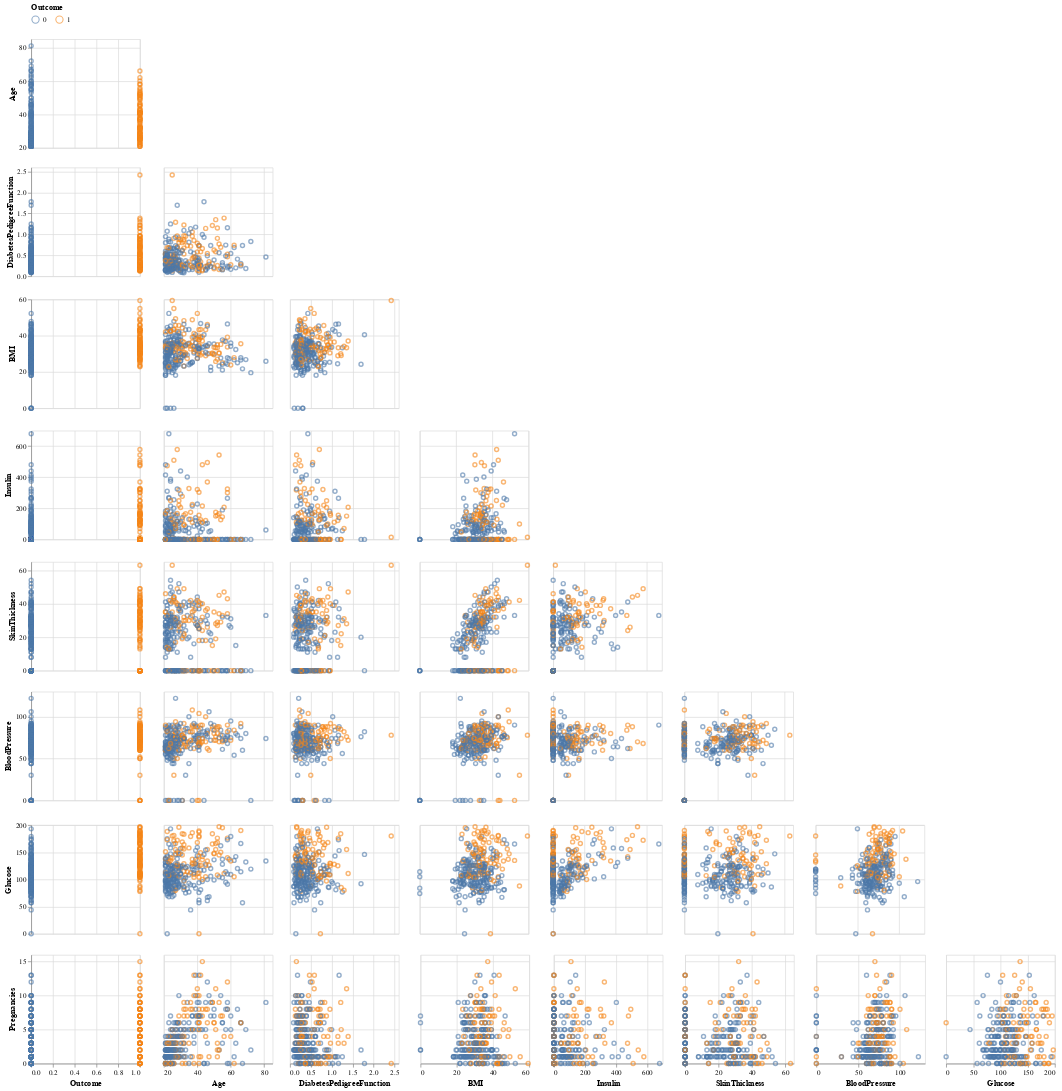

Write notebook code for a chart like this one.
### Markdown cell above
The graph above shows the correlation between all of the respective features. The main reasoning to analyze thi is to see if there is any multicollinearity between any of the features which is problamatic when conducting a Logistic Regression. We see that highest level of correlation is between Age and Pregnancies (0.53 by Pearson, and 0.59 via Spearman). Since this is below the threshold of 0.7 we can conclude that all feature coefficients are suitable and will not cause any multicollinearity in our model.

### Code cell
aly.pair(train_df[features].sample(300), color='Outcome:N')

### Figure 1 — Vega-Lite specification as saved in the notebook (floating-point values rounded to 4 significant figures; data arrays with more than 128 entries replaced by an {"elided": "..."} marker saying what was removed)
{"config": {"view": {"continuousWidth": 300, "continuousHeight": 300}}, "vconcat": [{"hconcat": [{"mark": {"type": "point"}, "encoding": {"color": {"condition": {"param": "param_2", "field": "Outcome", "legend": {"orient": "top"}, "type": "nominal"}, "value": "lightgrey"}, "opacity": {"condition": {"param": "param_3", "value": 0.6}, "value": 0.1}, "tooltip": {"field": "", "type": "quantitative"}, "x": {"axis": {"domain": false, "labels": false, "ticks": false, "title": ""}, "bin": false, "field": "Outcome", "scale": {"zero": false}, "type": "quantitative"}, "y": {"bin": false, "field": "Age", "scale": {"zero": false}, "type": "quantitative"}}, "height": 150, "name": "view_1", "width": 150}]}, {"hconcat": [{"mark": {"type": "point"}, "encoding": {"color": {"condition": {"param": "param_2", "field": "Outcome", "legend": {"orient": "top"}, "type": "nominal"}, "value": "lightgrey"}, "opacity": {"condition": {"param": "param_3", "value": 0.6}, "value": 0.1}, "tooltip": {"field": "", "type": "quantitative"}, "x": {"axis": {"domain": false, "labels": false, "ticks": false, "title": ""}, "bin": false, "field": "Outcome", "scale": {"zero": false}, "type": "quantitative"}, "y": {"bin": false, "field": "DiabetesPedigreeFunction", "scale": {"zero": false}, "type": "quantitative"}}, "height": 150, "name": "view_2", "width": 150}, {"mark": {"type": "point"}, "encoding": {"color": {"condition": {"param": "param_2", "field": "Outcome", "legend": {"orient": "top"}, "type": "nominal"}, "value": "lightgrey"}, "opacity": {"condition": {"param": "param_3", "value": 0.6}, "value": 0.1}, "tooltip": {"field": "", "type": "quantitative"}, "x": {"axis": {"domain": false, "labels": false, "ticks": false, "title": ""}, "bin": false, "field": "Age", "scale": {"zero": false}, "type": "quantitative"}, "y": {"axis": {"domain": false, "labels": false, "ticks": false, "title": ""}, "bin": false, "field": "DiabetesPedigreeFunction", "scale": {"zero": false}, "type": "quantitative"}}, "height": 150, "name": "view_3", "width": 150}]}, {"hconcat": [{"mark": {"type": "point"}, "encoding": {"color": {"condition": {"param": "param_2", "field": "Outcome", "legend": {"orient": "top"}, "type": "nominal"}, "value": "lightgrey"}, "opacity": {"condition": {"param": "param_3", "value": 0.6}, "value": 0.1}, "tooltip": {"field": "", "type": "quantitative"}, "x": {"axis": {"domain": false, "labels": false, "ticks": false, "title": ""}, "bin": false, "field": "Outcome", "scale": {"zero": false}, "type": "quantitative"}, "y": {"bin": false, "field": "BMI", "scale": {"zero": false}, "type": "quantitative"}}, "height": 150, "name": "view_4", "width": 150}, {"mark": {"type": "point"}, "encoding": {"color": {"condition": {"param": "param_2", "field": "Outcome", "legend": {"orient": "top"}, "type": "nominal"}, "value": "lightgrey"}, "opacity": {"condition": {"param": "param_3", "value": 0.6}, "value": 0.1}, "tooltip": {"field": "", "type": "quantitative"}, "x": {"axis": {"domain": false, "labels": false, "ticks": false, "title": ""}, "bin": false, "field": "Age", "scale": {"zero": false}, "type": "quantitative"}, "y": {"axis": {"domain": false, "labels": false, "ticks": false, "title": ""}, "bin": false, "field": "BMI", "scale": {"zero": false}, "type": "quantitative"}}, "height": 150, "name": "view_5", "width": 150}, {"mark": {"type": "point"}, "encoding": {"color": {"condition": {"param": "param_2", "field": "Outcome", "legend": {"orient": "top"}, "type": "nominal"}, "value": "lightgrey"}, "opacity": {"condition": {"param": "param_3", "value": 0.6}, "value": 0.1}, "tooltip": {"field": "", "type": "quantitative"}, "x": {"axis": {"domain": false, "labels": false, "ticks": false, "title": ""}, "bin": false, "field": "DiabetesPedigreeFunction", "scale": {"zero": false}, "type": "quantitative"}, "y": {"axis": {"domain": false, "labels": false, "ticks": false, "title": ""}, "bin": false, "field": "BMI", "scale": {"zero": false}, "type": "quantitative"}}, "height": 150, "name": "view_6", "width": 150}]}, {"hconcat": [{"mark": {"type": "point"}, "encoding": {"color": {"condition": {"param": "param_2", "field": "Outcome", "legend": {"orient": "top"}, "type": "nominal"}, "value": "lightgrey"}, "opacity": {"condition": {"param": "param_3", "value": 0.6}, "value": 0.1}, "tooltip": {"field": "", "type": "quantitative"}, "x": {"axis": {"domain": false, "labels": false, "ticks": false, "title": ""}, "bin": false, "field": "Outcome", "scale": {"zero": false}, "type": "quantitative"}, "y": {"bin": false, "field": "Insulin", "scale": {"zero": false}, "type": "quantitative"}}, "height": 150, "name": "view_7", "width": 150}, {"mark": {"type": "point"}, "encoding": {"color": {"condition": {"param": "param_2", "field": "Outcome", "legend": {"orient": "top"}, "type": "nominal"}, "value": "lightgrey"}, "opacity": {"condition": {"param": "param_3", "value": 0.6}, "value": 0.1}, "tooltip": {"field": "", "type": "quantitative"}, "x": {"axis": {"domain": false, "labels": false, "ticks": false, "title": ""}, "bin": false, "field": "Age", "scale": {"zero": false}, "type": "quantitative"}, "y": {"axis": {"domain": false, "labels": false, "ticks": false, "title": ""}, "bin": false, "field": "Insulin", "scale": {"zero": false}, "type": "quantitative"}}, "height": 150, "name": "view_8", "width": 150}, {"mark": {"type": "point"}, "encoding": {"color": {"condition": {"param": "param_2", "field": "Outcome", "legend": {"orient": "top"}, "type": "nominal"}, "value": "lightgrey"}, "opacity": {"condition": {"param": "param_3", "value": 0.6}, "value": 0.1}, "tooltip": {"field": "", "type": "quantitative"}, "x": {"axis": {"domain": false, "labels": false, "ticks": false, "title": ""}, "bin": false, "field": "DiabetesPedigreeFunction", "scale": {"zero": false}, "type": "quantitative"}, "y": {"axis": {"domain": false, "labels": false, "ticks": false, "title": ""}, "bin": false, "field": "Insulin", "scale": {"zero": false}, "type": "quantitative"}}, "height": 150, "name": "view_9", "width": 150}, {"mark": {"type": "point"}, "encoding": {"color": {"condition": {"param": "param_2", "field": "Outcome", "legend": {"orient": "top"}, "type": "nominal"}, "value": "lightgrey"}, "opacity": {"condition": {"param": "param_3", "value": 0.6}, "value": 0.1}, "tooltip": {"field": "", "type": "quantitative"}, "x": {"axis": {"domain": false, "labels": false, "ticks": false, "title": ""}, "bin": false, "field": "BMI", "scale": {"zero": false}, "type": "quantitative"}, "y": {"axis": {"domain": false, "labels": false, "ticks": false, "title": ""}, "bin": false, "field": "Insulin", "scale": {"zero": false}, "type": "quantitative"}}, "height": 150, "name": "view_10", "width": 150}]}, {"hconcat": [{"mark": {"type": "point"}, "encoding": {"color": {"condition": {"param": "param_2", "field": "Outcome", "legend": {"orient": "top"}, "type": "nominal"}, "value": "lightgrey"}, "opacity": {"condition": {"param": "param_3", "value": 0.6}, "value": 0.1}, "tooltip": {"field": "", "type": "quantitative"}, "x": {"axis": {"domain": false, "labels": false, "ticks": false, "title": ""}, "bin": false, "field": "Outcome", "scale": {"zero": false}, "type": "quantitative"}, "y": {"bin": false, "field": "SkinThickness", "scale": {"zero": false}, "type": "quantitative"}}, "height": 150, "name": "view_11", "width": 150}, {"mark": {"type": "point"}, "encoding": {"color": {"condition": {"param": "param_2", "field": "Outcome", "legend": {"orient": "top"}, "type": "nominal"}, "value": "lightgrey"}, "opacity": {"condition": {"param": "param_3", "value": 0.6}, "value": 0.1}, "tooltip": {"field": "", "type": "quantitative"}, "x": {"axis": {"domain": false, "labels": false, "ticks": false, "title": ""}, "bin": false, "field": "Age", "scale": {"zero": false}, "type": "quantitative"}, "y": {"axis": {"domain": false, "labels": false, "ticks": false, "title": ""}, "bin": false, "field": "SkinThickness", "scale": {"zero": false}, "type": "quantitative"}}, "height": 150, "name": "view_12", "width": 150}, {"mark": {"type": "point"}, "encoding": {"color": {"condition": {"param": "param_2", "field": "Outcome", "legend": {"orient": "top"}, "type": "nominal"}, "value": "lightgrey"}, "opacity": {"condition": {"param": "param_3", "value": 0.6}, "value": 0.1}, "tooltip": {"field": "", "type": "quantitative"}, "x": {"axis": {"domain": false, "labels": false, "ticks": false, "title": ""}, "bin": false, "field": "DiabetesPedigreeFunction", "scale": {"zero": false}, "type": "quantitative"}, "y": {"axis": {"domain": false, "labels": false, "ticks": false, "title": ""}, "bin": false, "field": "SkinThickness", "scale": {"zero": false}, "type": "quantitative"}}, "height": 150, "name": "view_13", "width": 150}, {"mark": {"type": "point"}, "encoding": {"color": {"condition": {"param": "param_2", "field": "Outcome", "legend": {"orient": "top"}, "type": "nominal"}, "value": "lightgrey"}, "opacity": {"condition": {"param": "param_3", "value": 0.6}, "value": 0.1}, "tooltip": {"field": "", "type": "quantitative"}, "x": {"axis": {"domain": false, "labels": false, "ticks": false, "title": ""}, "bin": false, "field": "BMI", "scale": {"zero": false}, "type": "quantitative"}, "y": {"axis": {"domain": false, "labels": false, "ticks": false, "title": ""}, "bin": false, "field": "SkinThickness", "scale": {"zero": false}, "type": "quantitative"}}, "height": 150, "name": "view_14", "width": 150}, {"mark": {"type": "point"}, "encoding": {"color": {"condition": {"param": "param_2", "field": "Outcome", "legend": {"orient": "top"}, "type": "nominal"}, "value": "lightgrey"}, "opacity": {"condition": {"param": "param_3", "value": 0.6}, "value": 0.1}, "tooltip": {"field": "", "type": "quantitative"}, "x": {"axis": {"domain": false, "labels": false, "ticks": false, "title": ""}, "bin": false, "field": "Insulin", "scale": {"zero": false}, "type": "quantitative"}, "y": {"axis": {"domain": false, "labels": false, "ticks": false, "title": ""}, "bin": false, "field": "SkinThickness", "scale": {"zero": false}, "type": "quantitative"}}, "height": 150, "name": "view_15", "width": 150}]}, {"hconcat": [{"mark": {"type": "point"}, "encoding": {"color": {"condition": {"param": "param_2", "field": "Outcome", "legend": {"orient": "top"}, "type": "nominal"}, "value": "lightgrey"}, "opacity": {"condition": {"param": "param_3", "value": 0.6}, "value": 0.1}, "tooltip": {"field": "", "type": "quantitative"}, "x": {"axis": {"domain": false, "labels": false, "ticks": false, "title": ""}, "bin": false, "field": "Outcome", "scale": {"zero": false}, "type": "quantitative"}, "y": {"bin": false, "field": "BloodPressure", "scale": {"zero": false}, "type": "quantitative"}}, "height": 150, "name": "view_16", "width": 150}, {"mark": {"type": "point"}, "encoding": {"color": {"condition": {"param": "param_2", "field": "Outcome", "legend": {"orient": "top"}, "type": "nominal"}, "value": "lightgrey"}, "opacity": {"condition": {"param": "param_3", "value": 0.6}, "value": 0.1}, "tooltip": {"field": "", "type": "quantitative"}, "x": {"axis": {"domain": false, "labels": false, "ticks": false, "title": ""}, "bin": false, "field": "Age", "scale": {"zero": false}, "type": "quantitative"}, "y": {"axis": {"domain": false, "labels": false, "ticks": false, "title": ""}, "bin": false, "field": "BloodPressure", "scale": {"zero": false}, "type": "quantitative"}}, "height": 150, "name": "view_17", "width": 150}, {"mark": {"type": "point"}, "encoding": {"color": {"condition": {"param": "param_2", "field": "Outcome", "legend": {"orient": "top"}, "type": "nominal"}, "value": "lightgrey"}, "opacity": {"condition": {"param": "param_3", "value": 0.6}, "value": 0.1}, "tooltip": {"field": "", "type": "quantitative"}, "x": {"axis": {"domain": false, "labels": false, "ticks": false, "title": ""}, "bin": false, "field": "DiabetesPedigreeFunction", "scale": {"zero": false}, "type": "quantitative"}, "y": {"axis": {"domain": false, "labels": false, "ticks": false, "title": ""}, "bin": false, "field": "BloodPressure", "scale": {"zero": false}, "type": "quantitative"}}, "height": 150, "name": "view_18", "width": 150}, {"mark": {"type": "point"}, "encoding": {"color": {"condition": {"param": "param_2", "field": "Outcome", "legend": {"orient": "top"}, "type": "nominal"}, "value": "lightgrey"}, "opacity": {"condition": {"param": "param_3", "value": 0.6}, "value": 0.1}, "tooltip": {"field": "", "type": "quantitative"}, "x": {"axis": {"domain": false, "labels": false, "ticks": false, "title": ""}, "bin": false, "field": "BMI", "scale": {"zero": false}, "type": "quantitative"}, "y": {"axis": {"domain": false, "labels": false, "ticks": false, "title": ""}, "bin": false, "field": "BloodPressure", "scale": {"zero": false}, "type": "quantitative"}}, "height": 150, "name": "view_19", "width": 150}, {"mark": {"type": "point"}, "encoding": {"color": {"condition": {"param": "param_2", "field": "Outcome", "legend": {"orient": "top"}, "type": "nominal"}, "value": "lightgrey"}, "opacity": {"condition": {"param": "param_3", "value": 0.6}, "value": 0.1}, "tooltip": {"field": "", "type": "quantitative"}, "x": {"axis": {"domain": false, "labels": false, "ticks": false, "title": ""}, "bin": false, "field": "Insulin", "scale": {"zero": false}, "type": "quantitative"}, "y": {"axis": {"domain": false, "labels": false, "ticks": false, "title": ""}, "bin": false, "field": "BloodPressure", "scale": {"zero": false}, "type": "quantitative"}}, "height": 150, "name": "view_20", "width": 150}, {"mark": {"type": "point"}, "encoding": {"color": {"condition": {"param": "param_2", "field": "Outcome", "legend": {"orient": "top"}, "type": "nominal"}, "value": "lightgrey"}, "opacity": {"condition": {"param": "param_3", "value": 0.6}, "value": 0.1}, "tooltip": {"field": "", "type": "quantitative"}, "x": {"axis": {"domain": false, "labels": false, "ticks": false, "title": ""}, "bin": false, "field": "SkinThickness", "scale": {"zero": false}, "type": "quantitative"}, "y": {"axis": {"domain": false, "labels": false, "ticks": false, "title": ""}, "bin": false, "field": "BloodPressure", "scale": {"zero": false}, "type": "quantitative"}}, "height": 150, "name": "view_21", "width": 150}]}, {"hconcat": [{"mark": {"type": "point"}, "encoding": {"color": {"condition": {"param": "param_2", "field": "Outcome", "legend": {"orient": "top"}, "type": "nominal"}, "value": "lightgrey"}, "opacity": {"condition": {"param": "param_3", "value": 0.6}, "value": 0.1}, "tooltip": {"field": "", "type": "quantitative"}, "x": {"axis": {"domain": false, "labels": false, "ticks": false, "title": ""}, "bin": false, "field": "Outcome", "scale": {"zero": false}, "type": "quantitative"}, "y": {"bin": false, "field": "Glucose", "scale": {"zero": false}, "type": "quantitative"}}, "height": 150, "name": "view_22", "width": 150}, {"mark": {"type": "point"}, "encoding": {"color": {"condition": {"param": "param_2", "field": "Outcome", "legend": {"orient": "top"}, "type": "nominal"}, "value": "lightgrey"}, "opacity": {"condition": {"param": "param_3", "value": 0.6}, "value": 0.1}, "tooltip": {"field": "", "type": "quantitative"}, "x": {"axis": {"domain": false, "labels": false, "ticks": false, "title": ""}, "bin": false, "field": "Age", "scale": {"zero": false}, "type": "quantitative"}, "y": {"axis": {"domain": false, "labels": false, "ticks": false, "title": ""}, "bin": false, "field": "Glucose", "scale": {"zero": false}, "type": "quantitative"}}, "height": 150, "name": "view_23", "width": 150}, {"mark": {"type": "point"}, "encoding": {"color": {"condition": {"param": "param_2", "field": "Outcome", "legend": {"orient": "top"}, "type": "nominal"}, "value": "lightgrey"}, "opacity": {"condition": {"param": "param_3", "value": 0.6}, "value": 0.1}, "tooltip": {"field": "", "type": "quantitative"}, "x": {"axis": {"domain": false, "labels": false, "ticks": false, "title": ""}, "bin": false, "field": "DiabetesPedigreeFunction", "scale": {"zero": false}, "type": "quantitative"}, "y": {"axis": {"domain": false, "labels": false, "ticks": false, "title": ""}, "bin": false, "field": "Glucose", "scale": {"zero": false}, "type": "quantitative"}}, "height": 150, "name": "view_24", "width": 150}, {"mark": {"type": "point"}, "encoding": {"color": {"condition": {"param": "param_2", "field": "Outcome", "legend": {"orient": "top"}, "type": "nominal"}, "value": "lightgrey"}, "opacity": {"condition": {"param": "param_3", "value": 0.6}, "value": 0.1}, "tooltip": {"field": "", "type": "quantitative"}, "x": {"axis": {"domain": false, "labels": false, "ticks": false, "title": ""}, "bin": false, "field": "BMI", "scale": {"zero": false}, "type": "quantitative"}, "y": {"axis": {"domain": false, "labels": false, "ticks": false, "title": ""}, "bin": false, "field": "Glucose", "scale": {"zero": false}, "type": "quantitative"}}, "height": 150, "name": "view_25", "width": 150}, {"mark": {"type": "point"}, "encoding": {"color": {"condition": {"param": "param_2", "field": "Outcome", "legend": {"orient": "top"}, "type": "nominal"}, "value": "lightgrey"}, "opacity": {"condition": {"param": "param_3", "value": 0.6}, "value": 0.1}, "tooltip": {"field": "", "type": "quantitative"}, "x": {"axis": {"domain": false, "labels": false, "ticks": false, "title": ""}, "bin": false, "field": "Insulin", "scale": {"zero": false}, "type": "quantitative"}, "y": {"axis": {"domain": false, "labels": false, "ticks": false, "title": ""}, "bin": false, "field": "Glucose", "scale": {"zero": false}, "type": "quantitative"}}, "height": 150, "name": "view_26", "width": 150}, {"mark": {"type": "point"}, "encoding": {"color": {"condition": {"param": "param_2", "field": "Outcome", "legend": {"orient": "top"}, "type": "nominal"}, "value": "lightgrey"}, "opacity": {"condition": {"param": "param_3", "value": 0.6}, "value": 0.1}, "tooltip": {"field": "", "type": "quantitative"}, "x": {"axis": {"domain": false, "labels": false, "ticks": false, "title": ""}, "bin": false, "field": "SkinThickness", "scale": {"zero": false}, "type": "quantitative"}, "y": {"axis": {"domain": false, "labels": false, "ticks": false, "title": ""}, "bin": false, "field": "Glucose", "scale": {"zero": false}, "type": "quantitative"}}, "height": 150, "name": "view_27", "width": 150}, {"mark": {"type": "point"}, "encoding": {"color": {"condition": {"param": "param_2", "field": "Outcome", "legend": {"orient": "top"}, "type": "nominal"}, "value": "lightgrey"}, "opacity": {"condition": {"param": "param_3", "value": 0.6}, "value": 0.1}, "tooltip": {"field": "", "type": "quantitative"}, "x": {"axis": {"domain": false, "labels": false, "ticks": false, "title": ""}, "bin": false, "field": "BloodPressure", "scale": {"zero": false}, "type": "quantitative"}, "y": {"axis": {"domain": false, "labels": false, "ticks": false, "title": ""}, "bin": false, "field": "Glucose", "scale": {"zero": false}, "type": "quantitative"}}, "height": 150, "name": "view_28", "width": 150}]}, {"hconcat": [{"mark": {"type": "point"}, "encoding": {"color": {"condition": {"param": "param_2", "field": "Outcome", "legend": {"orient": "top"}, "type": "nominal"}, "value": "lightgrey"}, "opacity": {"condition": {"param": "param_3", "value": 0.6}, "value": 0.1}, "tooltip": {"field": "", "type": "quantitative"}, "x": {"bin": false, "field": "Outcome", "scale": {"zero": false}, "type": "quantitative"}, "y": {"bin": false, "field": "Pregnancies", "scale": {"zero": false}, "type": "quantitative"}}, "height": 150, "name": "view_29", "width": 150}, {"mark": {"type": "point"}, "encoding": {"color": {"condition": {"param": "param_2", "field": "Outcome", "legend": {"orient": "top"}, "type": "nominal"}, "value": "lightgrey"}, "opacity": {"condition": {"param": "param_3", "value": 0.6}, "value": 0.1}, "tooltip": {"field": "", "type": "quantitative"}, "x": {"bin": false, "field": "Age", "scale": {"zero": false}, "type": "quantitative"}, "y": {"axis": {"domain": false, "labels": false, "ticks": false, "title": ""}, "bin": false, "field": "Pregnancies", "scale": {"zero": false}, "type": "quantitative"}}, "height": 150, "name": "view_30", "width": 150}, {"mark": {"type": "point"}, "encoding": {"color": {"condition": {"param": "param_2", "field": "Outcome", "legend": {"orient": "top"}, "type": "nominal"}, "value": "lightgrey"}, "opacity": {"condition": {"param": "param_3", "value": 0.6}, "value": 0.1}, "tooltip": {"field": "", "type": "quantitative"}, "x": {"bin": false, "field": "DiabetesPedigreeFunction", "scale": {"zero": false}, "type": "quantitative"}, "y": {"axis": {"domain": false, "labels": false, "ticks": false, "title": ""}, "bin": false, "field": "Pregnancies", "scale": {"zero": false}, "type": "quantitative"}}, "height": 150, "name": "view_31", "width": 150}, {"mark": {"type": "point"}, "encoding": {"color": {"condition": {"param": "param_2", "field": "Outcome", "legend": {"orient": "top"}, "type": "nominal"}, "value": "lightgrey"}, "opacity": {"condition": {"param": "param_3", "value": 0.6}, "value": 0.1}, "tooltip": {"field": "", "type": "quantitative"}, "x": {"bin": false, "field": "BMI", "scale": {"zero": false}, "type": "quantitative"}, "y": {"axis": {"domain": false, "labels": false, "ticks": false, "title": ""}, "bin": false, "field": "Pregnancies", "scale": {"zero": false}, "type": "quantitative"}}, "height": 150, "name": "view_32", "width": 150}, {"mark": {"type": "point"}, "encoding": {"color": {"condition": {"param": "param_2", "field": "Outcome", "legend": {"orient": "top"}, "type": "nominal"}, "value": "lightgrey"}, "opacity": {"condition": {"param": "param_3", "value": 0.6}, "value": 0.1}, "tooltip": {"field": "", "type": "quantitative"}, "x": {"bin": false, "field": "Insulin", "scale": {"zero": false}, "type": "quantitative"}, "y": {"axis": {"domain": false, "labels": false, "ticks": false, "title": ""}, "bin": false, "field": "Pregnancies", "scale": {"zero": false}, "type": "quantitative"}}, "height": 150, "name": "view_33", "width": 150}, {"mark": {"type": "point"}, "encoding": {"color": {"condition": {"param": "param_2", "field": "Outcome", "legend": {"orient": "top"}, "type": "nominal"}, "value": "lightgrey"}, "opacity": {"condition": {"param": "param_3", "value": 0.6}, "value": 0.1}, "tooltip": {"field": "", "type": "quantitative"}, "x": {"bin": false, "field": "SkinThickness", "scale": {"zero": false}, "type": "quantitative"}, "y": {"axis": {"domain": false, "labels": false, "ticks": false, "title": ""}, "bin": false, "field": "Pregnancies", "scale": {"zero": false}, "type": "quantitative"}}, "height": 150, "name": "view_34", "width": 150}, {"mark": {"type": "point"}, "encoding": {"color": {"condition": {"param": "param_2", "field": "Outcome", "legend": {"orient": "top"}, "type": "nominal"}, "value": "lightgrey"}, "opacity": {"condition": {"param": "param_3", "value": 0.6}, "value": 0.1}, "tooltip": {"field": "", "type": "quantitative"}, "x": {"bin": false, "field": "BloodPressure", "scale": {"zero": false}, "type": "quantitative"}, "y": {"axis": {"domain": false, "labels": false, "ticks": false, "title": ""}, "bin": false, "field": "Pregnancies", "scale": {"zero": false}, "type": "quantitative"}}, "height": 150, "name": "view_35", "width": 150}, {"mark": {"type": "point"}, "encoding": {"color": {"condition": {"param": "param_2", "field": "Outcome", "legend": {"orient": "top"}, "type": "nominal"}, "value": "lightgrey"}, "opacity": {"condition": {"param": "param_3", "value": 0.6}, "value": 0.1}, "tooltip": {"field": "", "type": "quantitative"}, "x": {"bin": false, "field": "Glucose", "scale": {"zero": false}, "type": "quantitative"}, "y": {"axis": {"domain": false, "labels": false, "ticks": false, "title": ""}, "bin": false, "field": "Pregnancies", "scale": {"zero": false}, "type": "quantitative"}}, "height": 150, "name": "view_36", "width": 150}]}], "data": {"name": "data-4a6a1fa421ae769663eb2ad0b28800eb"}, "params": [{"name": "param_2", "select": {"type": "interval"}, "views": ["view_1", "view_2", "view_3", "view_4", "view_5", "view_6", "view_7", "view_8", "view_9", "view_10", "view_11", "view_12", "view_13", "view_14", "view_15", "view_16", "view_17", "view_18", "view_19", "view_20", "view_21", "view_22", "view_23", "view_24", "view_25", "view_26", "view_27", "view_28", "view_29", "view_30", "view_31", "view_32", "view_33", "view_34", "view_35", "view_36"]}, {"name": "param_3", "select": {"type": "point", "fields": ["Outcome"]}, "bind": "legend", "views": ["view_1", "view_2", "view_3", "view_4", "view_5", "view_6", "view_7", "view_8", "view_9", "view_10", "view_11", "view_12", "view_13", "view_14", "view_15", "view_16", "view_17", "view_18", "view_19", "view_20", "view_21", "view_22", "view_23", "view_24", "view_25", "view_26", "view_27", "view_28", "view_29", "view_30", "view_31", "view_32", "view_33", "view_34", "view_35", "view_36"]}], "$schema": "https://vega.github.io/schema/vega-lite/v5.20.1.json", "datasets": {"data-4a6a1fa421ae769663eb2ad0b28800eb": {"elided": "300 records"}}}
